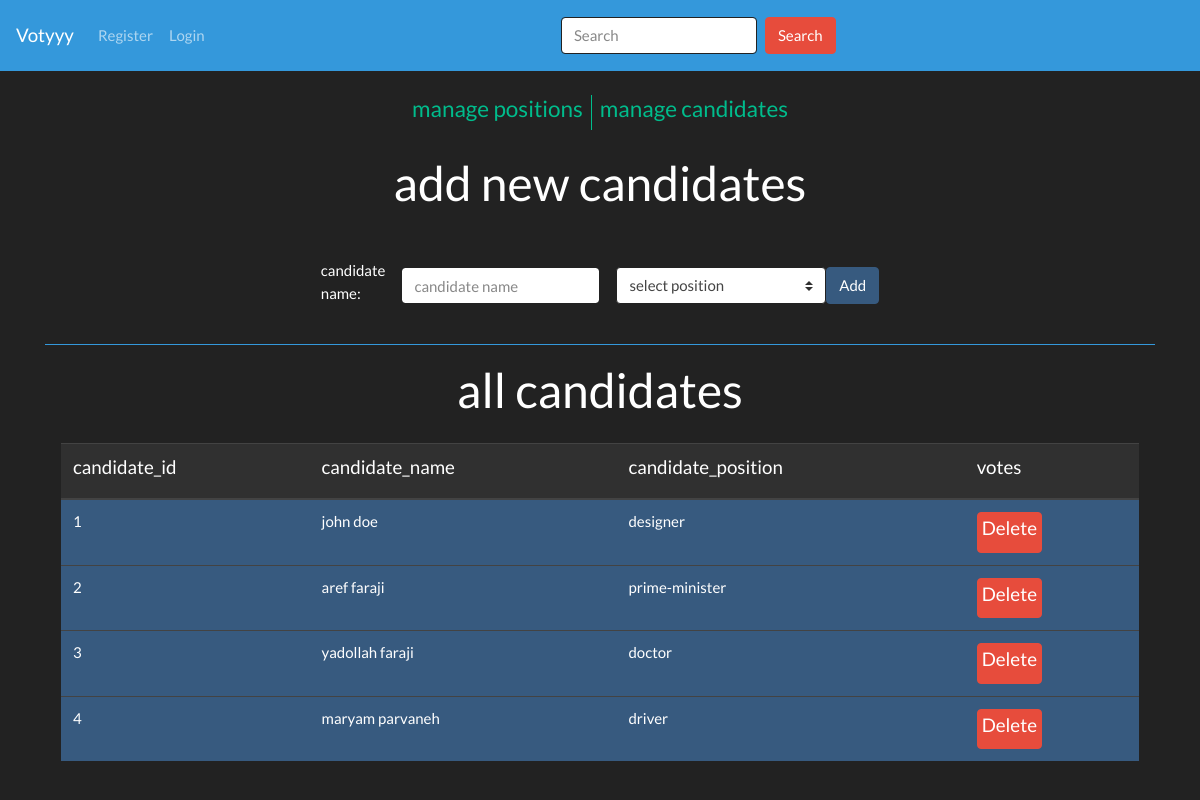
/candidates.php, run on the app's committed database.
### tables this page shows
CREATE TABLE `candidate`(
    `candidate_id` int(11) NOT NULL PRIMARY KEY AUTO_INCREMENT,
    `candidate_name` varchar(255) NOT NULL,
    `candidate_position` varchar(255) NOT NULL,
    `time` datetime DEFAULT NOW()
);

### candidates.php (called while the page is built)
<?php
include('./header.php');
include('./partials/_candidates.php');
include('./footer.php');

### functions.php (called while the page is built, shortened)
<?php
require('./db/DBController.php');
require('./db/candidate.php');
$db = new DBController();
$candidate = new Candidate($db);

### db/candidate.php (called while the page is built, shortened)
<?php
class Candidate
{
    public $db = null;
    public function __construct(DBController $db)
    {
        $this->db = $db;
    }
    public function getData($table = 'candidate')
    {
        $result = $this->db->con->query("SELECT * FROM {$table}");
        $array = mysqli_fetch_all($result, MYSQLI_ASSOC);
        if (count($array) > 0) {
            return $array;
        }
    }
}

### db/DBController.php (called while the page is built, shortened)
<?php
class DBController
{
    protected $host = 'localhost';
    protected $user = 'root';
    protected $password = '';
    protected $database = 'votyy';
    public function __construct()
    {
        $this->con = new mysqli($this->host, $this->user, $this->password, $this->database);
    }
}

### partials/_candidates.php (the view, shortened to what this page needs)
<?php
$candidates = $candidate->getData();
if ($candidates !== null && count($candidates) > 0) {
    $keys_with_duplicates = array_keys($candidates[0]);
    $keys = array_filter($keys_with_duplicates, function ($var) {
        return $var != 'time';
    });
}
?>
<div class="container">
    <?php include('./partials/_admin-links.php'); ?>
    <main>
        <section class='d-flex align-items-center flex-column justify-content-center'>
            <h1 class='mb-4'>add new candidates</h1>
            <form method='POST' class='d-flex my-4 flex-md-row flex-column justify-content-center align-items-center'>
                <label for="position">candidate name:</label>
                <input type="text" class='form-control mx-3' name="candidate_name" placeholder="candidate name">
                <select name="candidate_position" class='custom-select'>
                    <option value=''>select position</option>
                </select>
                <button type="submit" class='btn btn-primary' name="add_candidate">Add</button>
            </form>
        </section>
        <section class='d-flex align-items-center flex-column justify-content-center p-3 mt-2 border-top border-info'>
            <h1 class='mb-4'>all candidates</h1>
            <table class="table table-dark">
                <thead>
                    <tr>
                        <?php if (isset($keys)) foreach ($keys as $key) : ?>
                            <th scope="col">
                                <h5><?php echo $key ?></h5>
                            </th>
                        <?php endforeach; ?>
                    </tr>
                </thead>
                <tbody>
                    <?php
                    if (isset($candidates)) foreach ($candidates as $candidate) :
                    ?>
                        <tr class="bg-primary">
                            <td>
                                <h6><?php echo $candidate['candidate_id']; ?></h6>
                            </td>
                            <td>
                                <h6><?php echo $candidate['candidate_name']; ?></h6>
                            </td>
                            <td>
                                <h6><?php echo $candidate['candidate_position']; ?></h6>
                            </td>
                            <td>
                                <form method='POST'>
                                    <button class='btn btn-danger p-1' name="delete_candidate">
                                        <h5>Delete</h5>
                                    </button>
                                </form>
                            </td>
                        </tr>
                    <?php endforeach; ?>
                </tbody>
            </table>
        </section>
    </main>
</div>

### header.php (shortened to what this page needs)
<!DOCTYPE html>
<html lang="en">
<head>
    <link rel="stylesheet" href="https://stackpath.bootstrapcdn.com/bootstrap/4.5.2/css/bootstrap.min.css">
    <link rel="stylesheet" href="https://bootswatch.com/4/darkly/bootstrap.min.css">
</head>
<body>
    <?php
    include('./partials/_header.php');
    require('./functions.php');
    ?>

### partials/_header.php (shortened to what this page needs)
<nav class="navbar navbar-expand-sm navbar-dark bg-info text-white">
    <a class="navbar-brand" href="#">Votyyy</a>
    <div class="collapse navbar-collapse" id="navbarSupportedContent">
        <ul class="navbar-nav mr-auto">
            <li class="nav-item">
                <a class="nav-link text-xl" href="./register.php">Register</a>
            </li>
            <li class="nav-item">
                <a class="nav-link" href="./login.php">Login</a>
            </li>
        </ul>
        <form class="form-inline my-2 my-lg-0 mr-auto">
            <input class="form-control mr-sm-2" type="search" placeholder="Search" aria-label="Search">
            <button class="btn btn-danger my-2 my-sm-0" type="submit">Search</button>
        </form>
    </div>
</nav>

### partials/_admin-links.php
<section class="d-flex justify-content-center my-4">
    <a href="./positions.php" class='border-right pr-2 border-success text-lg'>
        <h4>manage positions</h4>
    </a>
    <a href="./candidates.php" class='pl-2'>
        <h4>manage candidates</h4>
    </a>
</section>

### footer.php (shortened to what this page needs)
</body>
</html>

### data on the page
candidate: candidate_id "1", candidate_name "john doe", candidate_position "designer"
candidate: candidate_id "2", candidate_name "aref faraji", candidate_position "prime-minister"
candidate: candidate_id "3", candidate_name "yadollah faraji", candidate_position "doctor"
candidate: candidate_id "4", candidate_name "maryam parvaneh", candidate_position "driver"

### other printed values
$key "candidate_id"
$key "candidate_name"
$key "candidate_position"
$key "votes"
